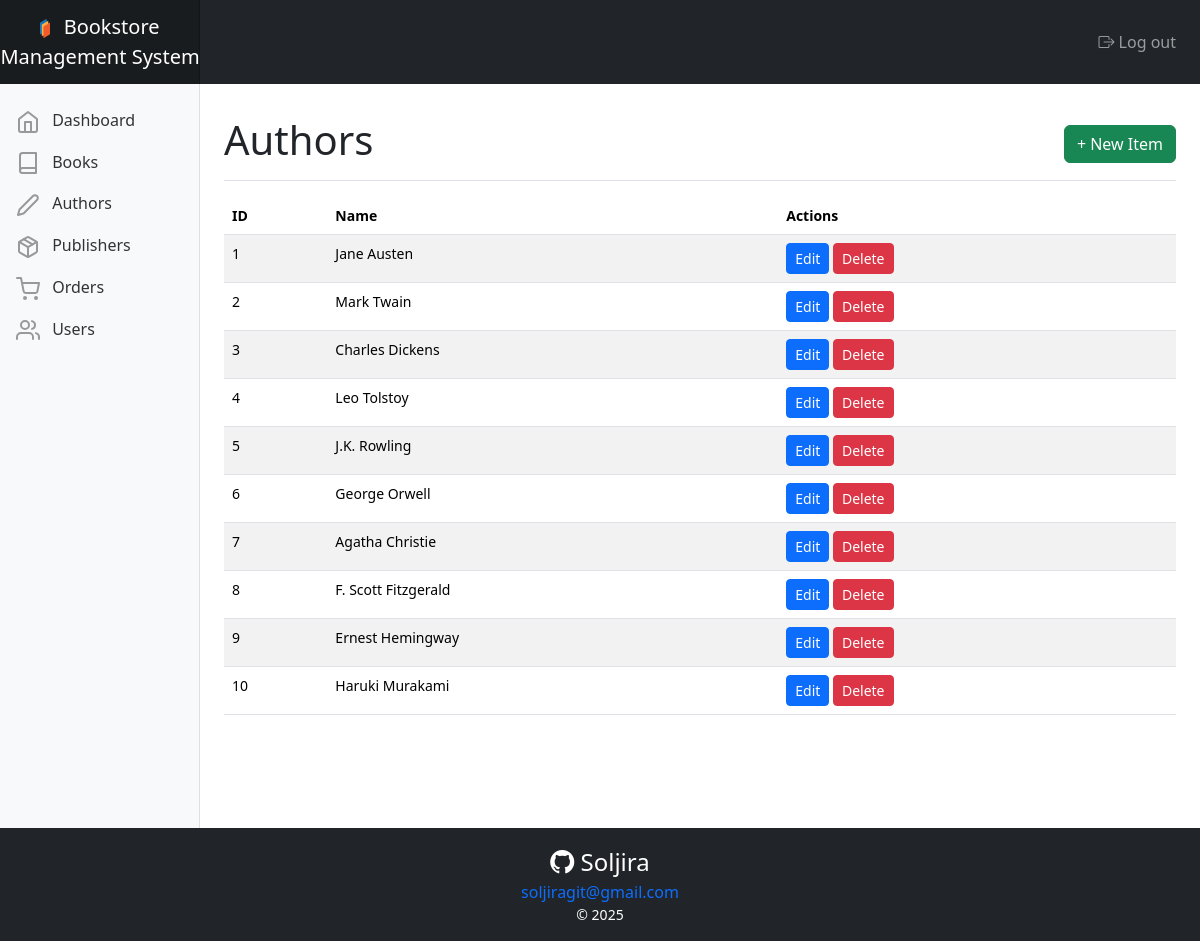
Screenshot of /navigation/authors.php (signed in) with the database file from the repository.
### tables this page shows
CREATE TABLE IF NOT EXISTS authorTable (
    authorID INT NOT NULL AUTO_INCREMENT,
    authorName VARCHAR(100) NOT NULL,
    createdAt DATETIME DEFAULT CURRENT_TIMESTAMP,
    PRIMARY KEY (authorID)
);

### public/php-scripts/populate-table.php (the view, shortened to what this page needs)
<?php
    function populateTable($table, $conn) {
        $sql = "SELECT * FROM $table";
        $result = mysqli_query($conn, $sql);
        if (mysqli_num_rows($result) > 0) {
            while ($row = mysqli_fetch_assoc($result)) {
                switch ($table) {
                    case "authorTable":
                        ?>
                        <tr>
                            <td><?php echo htmlspecialchars($row['authorID']) ?></td>
                            <td><?php echo htmlspecialchars($row['authorName']) ?></td>
                            <td>
                                <a class="btn btn-primary btn-sm" href="../actions/edit.php?authorID=<?php echo $row['authorID']?>">Edit</a>
                                <form method="POST" action="../actions/delete.php" style="display:inline;">
                                    <button type="submit" class="btn btn-danger btn-sm"
                                        onclick="return confirm('Are you sure you want to delete this?');">
                                        Delete
                                    </button>
                                </form>
                            </td>
                        </tr>
                        <?php
                        break;
                        ?>
                        <?php
                }
            }
        } else {
            echo '<tr><td colspan="8">No data found.</td></tr>';
        }
    }
?>

### public/navigation/authors.php (shortened to what this page needs)
<?php
    require_once("../php-scripts/start-session.php");
?>
<!DOCTYPE html>
<html lang="en">
<head>
    <link rel="stylesheet" href="https://cdn.jsdelivr.net/npm/bootstrap@5.3.7/dist/css/bootstrap.min.css">
    <link rel="stylesheet" href="https://cdn.jsdelivr.net/npm/bootstrap-icons@1.13.1/font/bootstrap-icons.min.css">
    <link rel="stylesheet" href="../css/dashboard.css">
</head>
<body>
    <div class="container-fluid">
        <div class="row">
            <main class="col-md-9 ml-sm-auto col-lg-10 pt-3 px-4">
                <div class="d-flex justify-content-between flex-wrap flex-md-nowrap align-items-center pt-3 pb-2 mb-3 border-bottom">
                    <h1>Authors</h1>
                    <form method="POST" action="../actions/create.php?authorTable">
                        <button type="submit" name="newItem" value="authorNewItem" class="btn btn-success">+ New Item</button>
                    </form>
                </div>
                <div class="table-responsive">
                    <table class="table table-striped">
                        <thead>
                            <tr>
                                <th>ID</th>
                                <th>Name</th>
                                <th>Actions</th>
                            </tr>
                        </thead>
                        <tbody>
                            <?php
                                include("../php-scripts/populate-table.php");
                                populateTable("authorTable", $conn);
                            ?>
                        </tbody>
                    </table>
                </div>
            </main>
        </div>
    </div>
</body>
</html>

### public/css/dashboard.css (style rules this page uses)
body { font-size: .875rem; }
.feather { width: 24px; height: 24px; vertical-align: text-center; }
.sidebar { position: fixed; top: 0; bottom: 0; left: 0; z-index: 100; padding: 0; box-shadow: inset -1px 0 0 rgba(0, 0, 0, .1); }
.sidebar .nav-link { font-weight: 500; color: #333; }
.sidebar .nav-link .feather { margin-right: 4px; color: #999; }
.navbar-brand { padding-top: .75rem; padding-bottom: .75rem; font-size: 1rem; background-color: rgba(0, 0, 0, .25); box-shadow: inset -1px 0 0 rgba(0, 0, 0, .25); }
.border-bottom { border-bottom: 1px solid #e5e5e5; }

### rows the page displays
authortable: authorID "1", authorName "Jane Austen"
authortable: authorID "2", authorName "Mark Twain"
authortable: authorID "3", authorName "Charles Dickens"
authortable: authorID "4", authorName "Leo Tolstoy"
authortable: authorID "5", authorName "J.K. Rowling"
authortable: authorID "6", authorName "George Orwell"
authortable: authorID "7", authorName "Agatha Christie"
authortable: authorID "8", authorName "F. Scott Fitzgerald"
authortable: authorID "9", authorName "Ernest Hemingway"
authortable: authorID "10", authorName "Haruki Murakami"
